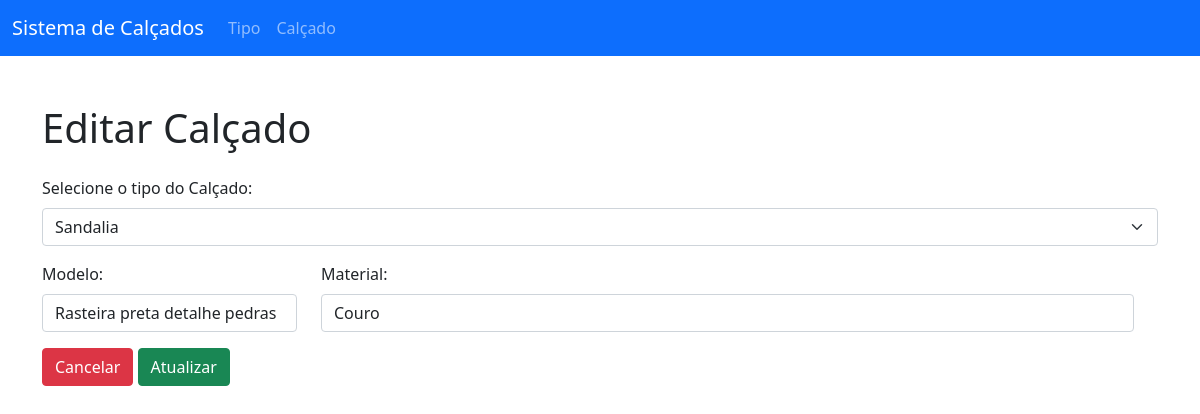
The app's page /calcado/edit.php?id=1 with its own data.
### tables this page shows
CREATE TABLE `tbcalcado` (
  `id` int(11) NOT NULL,
  `idTipo` int(11) NOT NULL,
  `modelo` varchar(100) NOT NULL,
  `material` varchar(20) NOT NULL
);

CREATE TABLE `tbtipo` (
  `id` int(11) NOT NULL,
  `tipo` varchar(50) NOT NULL
);

### _config/connection.php (called while the page is built, shortened)
<?php
class Connection {
  private $servername = "localhost";
	private $database = "dbshoes";
	private $username = "root";
	private $password = "";
  private function conectar(){
    $this->connection = new mysqli($this->servername, $this->username, $this->password, $this->database);
  }
}

### dao/tipo.php (called while the page is built, shortened)
<?php
class Tipo extends Connection
{
  private $query = 'SELECT * FROM tbtipo';
  public function getAll()
  {
    $result = $this->connection->query($this->query);
    $lista = array();
    while ($record = $result->fetch_object()) {
      array_push($lista, $record);
    }
    return $lista;
  }
}

### dao/calcado.php (called while the page is built, shortened)
<?php
class Calcado extends Connection
{
  private $query = 'SELECT tbcalcado.id, tbcalcado.idTipo, tbcalcado.modelo, tbcalcado.material, tbtipo.tipo  FROM tbcalcado INNER JOIN tbtipo ON tbcalcado.idTipo = tbtipo.id';
  public function getById($id)
  {
    return $this->connection->query($this->query . ' WHERE tbcalcado.id = ' . $id)->fetch_assoc();
  }
}

### calcado/edit.php (the view, shortened to what this page needs)
<?php require "../_helpers/index.php";
echo siteHeader("Editar Calçado");
require("../_config/connection.php");
require("../dao/calcado.php");
require("../dao/tipo.php");
$calcadoDAO = new Calcado();
$tipoDAO = new Tipo();
$calcado = false;
$idCalcado = $_GET["id"];
try {
    $calcado = $calcadoDAO->getById($idCalcado);
} catch (Exception $e) {
    $error = $e->getMessage();
}
try {
    $tipos = $tipoDAO->getAll();
} catch (Exception $e) {
    header('Location: index.php?message=Erro ao recuperar tipos!');
    die();
}
?>
<section class="container mt-5 mb-5">
    <div class="row mb-3">
        <div class="col">
            <h1>Editar Calçado</h1>
        </div>
    </div>
    <form action="" method="post">
    <div class="row">
        <div class="mb-3">
            <label for="p_idTipo" class="form-label">Selecione o tipo do Calçado: </label>
            <select class="form-select" id="p_idTipo" name="p_idTipo" required>
                <?php foreach ($tipos as $tipo) : ?>
                    <option value="<?= $tipo->id ?>" <?= $tipo->id == $calcado["idTipo"] ? "selected" : "" ?> >
                        <?= $tipo->tipo ?>
                </option>
                <?php endforeach; ?>
            </select>
        </div>
        <div class="row mb-3">
            <div class="col-3">
                <label for="p_modelo" class="form-label">Modelo: </label>
                <input type="text" class="form-control" id="p_modelo" name="p_modelo" value="<?= $calcado["modelo"] ?>" />
            </div>
            <div class="col-9">
                <label for="p_material" class="form-label">Material: </label>
                <input type="text" class="form-control" id="p_material" name="p_material" value="<?= $calcado["material"] ?>"/>
            </div>
        </div>
        <div class="row">
            <div class="col">
                <a href="index.php" class="btn btn-danger">Cancelar</a>
                <button type="submit" class="btn btn-success">Atualizar</button>
            </div>
        </div>
    </form>
</section>
<?php require "../_partials/footer.php"; ?>

### records on screen
tbcalcado: p_idTipo "Sandalia", p_modelo "Rasteira preta detalhe pedras", p_material "Couro"
